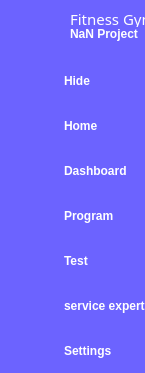
               <widget class="QFrame" name="leftMenuBg">
                <property name="minimumSize">
                 <size>
                  <width>0</width>
                  <height>0</height>
                 </size>
                </property>
                <property name="maximumSize">
                 <size>
                  <width>62</width>
                  <height>16777215</height>
                 </size>
                </property>
                <property name="styleSheet">
                 <string notr="true">background-color:rgb(108, 99, 255);</string>
                </property>
                <property name="frameShape">
                 <enum>QFrame::NoFrame</enum>
                </property>
                <property name="frameShadow">
                 <enum>QFrame::Raised</enum>
                </property>
                <layout class="QVBoxLayout" name="verticalLayout_23">
                 <property name="spacing">
                  <number>0</number>
                 </property>
                 <property name="leftMargin">
                  <number>0</number>
                 </property>
                 <property name="topMargin">
                  <number>0</number>
                 </property>
                 <property name="rightMargin">
                  <number>0</number>
                 </property>
                 <property name="bottomMargin">
                  <number>0</number>
                 </property>
                 <item>
                  <widget class="QFrame" name="topLogoInfo">
                   <property name="minimumSize">
                    <size>
                     <width>0</width>
                     <height>50</height>
                    </size>
                   </property>
                   <property name="maximumSize">
                    <size>
                     <width>16777215</width>
                     <height>50</height>
                    </size>
                   </property>
                   <property name="styleSheet">
                    <string notr="true"/>
                   </property>
                   <property name="frameShape">
                    <enum>QFrame::NoFrame</enum>
                   </property>
                   <property name="frameShadow">
                    <enum>QFrame::Raised</enum>
                   </property>
                   <widget class="QLabel" name="titleLeftApp">
                    <property name="geometry">
                     <rect>
                      <x>70</x>
                      <y>8</y>
                      <width>160</width>
                      <height>20</height>
                     </rect>
                    </property>
                    <property name="font">
                     <font>
                      <family>Segoe UI Semibold</family>
                      <pointsize>11</pointsize>
                      <italic>false</italic>
                      <bold>false</bold>
                     </font>
                    </property>
                    <property name="styleSheet">
                     <string notr="true">color: rgb(255, 255, 255);</string>
                    </property>
                    <property name="text">
                     <string>Fitness Gym</string>
                    </property>
                    <property name="alignment">
                     <set>Qt::AlignLeading|Qt::AlignLeft|Qt::AlignTop</set>
                    </property>
                   </widget>
                   <widget class="QLabel" name="titleLeftDescription">
                    <property name="geometry">
                     <rect>
                      <x>70</x>
                      <y>27</y>
                      <width>160</width>
                      <height>16</height>
                     </rect>
                    </property>
                    <property name="maximumSize">
                     <size>
                      <width>16777215</width>
                      <height>16</height>
                     </size>
                    </property>
                    <property name="font">
                     <font>
                      <family>Segoe UI</family>
                      <pointsize>9</pointsize>
                      <italic>false</italic>
                      <bold>true</bold>
                     </font>
                    </property>
                    <property name="styleSheet">
                     <string notr="true">color: rgb(255, 255, 255);</string>
                    </property>
                    <property name="text">
                     <string>NaN Project</string>
                    </property>
                    <property name="alignment">
                     <set>Qt::AlignLeading|Qt::AlignLeft|Qt::AlignTop</set>
                    </property>
                   </widget>
                   <widget class="QLabel" name="label_17">
                    <property name="geometry">
                     <rect>
                      <x>0</x>
                      <y>0</y>
                      <width>61</width>
                      <height>51</height>
                     </rect>
                    </property>
                    <property name="maximumSize">
                     <size>
                      <width>61</width>
                      <height>51</height>
                     </size>
                    </property>
                    <property name="text">
                     <string/>
                    </property>
                    <property name="pixmap">
                     <pixmap>../../../.designer/images/images/girl-g65e6d80c5_640.jpg</pixmap>
                    </property>
                    <property name="scaledContents">
                     <bool>true</bool>
                    </property>
                   </widget>
                  </widget>
                 </item>
                 <item>
                  <widget class="QFrame" name="leftMenuFrame">
                   <property name="minimumSize">
                    <size>
                     <width>0</width>
                     <height>0</height>
                    </size>
                   </property>
                   <property name="frameShape">
                    <enum>QFrame::NoFrame</enum>
                   </property>
                   <property name="frameShadow">
                    <enum>QFrame::Raised</enum>
                   </property>
                   <layout class="QVBoxLayout" name="verticalMenuLayout">
                    <property name="spacing">
                     <number>0</number>
                    </property>
                    <property name="leftMargin">
                     <number>0</number>
                    </property>
                    <property name="topMargin">
                     <number>8</number>
                    </property>
                    <property name="rightMargin">
                     <number>0</number>
                    </property>
                    <property name="bottomMargin">
                     <number>0</number>
                    </property>
                    <item>
                     <widget class="QFrame" name="toggleBox">
                      <property name="maximumSize">
                       <size>
                        <width>16777215</width>
                        <height>45</height>
                       </size>
                      </property>
                      <property name="frameShape">
                       <enum>QFrame::NoFrame</enum>
                      </property>
                      <property name="frameShadow">
                       <enum>QFrame::Raised</enum>
                      </property>
                      <layout class="QVBoxLayout" name="verticalLayout_24">
                       <property name="spacing">
                        <number>0</number>
                       </property>
                       <property name="leftMargin">
                        <number>0</number>
                       </property>
                       <property name="topMargin">
                        <number>0</number>
                       </property>
                       <property name="rightMargin">
                        <number>0</number>
                       </property>
                       <property name="bottomMargin">
                        <number>0</number>
                       </property>
                       <item>
                        <widget class="QPushButton" name="toggleButton">
                         <property name="sizePolicy">
                          <sizepolicy hsizetype="Expanding" vsizetype="Fixed">
                           <horstretch>0</horstretch>
                           <verstretch>0</verstretch>
                          </sizepolicy>
                         </property>
                         <property name="minimumSize">
                          <size>
                           <width>0</width>
                           <height>45</height>
                          </size>
                         </property>
                         <property name="font">
                          <font>
                           <family>Segoe UI</family>
                           <pointsize>-1</pointsize>
                           <italic>false</italic>
                           <bold>true</bold>
                          </font>
                         </property>
                         <property name="cursor">
                          <cursorShape>PointingHandCursor</cursorShape>
                         </property>
                         <property name="toolTip">
                          <string>hide</string>
                         </property>
                         <property name="layoutDirection">
                          <enum>Qt::LeftToRight</enum>
                         </property>
                         <property name="styleSheet">
                          <string notr="true">#toggleButton{
background-image: url(:/img/images/icons/icon_menu.png);
background-position: left center;
background-repeat: no-repeat;
border: none;
border-left: 20px solid transparent;
text-align: left;
padding-left: 44px;
color: rgb(255, 255, 255);
font-size:12px;
}
#toggleButton:hover{
	background-color:rgb(106, 106, 106);
}

</string>
                         </property>
                         <property name="text">
                          <string>Hide</string>
                         </property>
                         <property name="checkable">
                          <bool>true</bool>
                         </property>
                        </widget>
                       </item>
                      </layout>
                     </widget>
                    </item>
                    <item alignment="Qt::AlignTop">
                     <widget class="QFrame" name="topMenu">
                      <property name="frameShape">
                       <enum>QFrame::NoFrame</enum>
                      </property>
                      <property name="frameShadow">
                       <enum>QFrame::Raised</enum>
                      </property>
                      <layout class="QVBoxLayout" name="verticalLayout_25">
                       <property name="spacing">
                        <number>0</number>
                       </property>
                       <property name="leftMargin">
                        <number>0</number>
                       </property>
                       <property name="topMargin">
                        <number>0</number>
                       </property>
                       <property name="rightMargin">
                        <number>0</number>
                       </property>
                       <property name="bottomMargin">
                        <number>0</number>
                       </property>
                       <item>
                        <widget class="QPushButton" name="btn_home">
                         <property name="sizePolicy">
                          <sizepolicy hsizetype="Expanding" vsizetype="Fixed">
                           <horstretch>0</horstretch>
                           <verstretch>0</verstretch>
                          </sizepolicy>
                         </property>
                         <property name="minimumSize">
                          <size>
                           <width>0</width>
                           <height>45</height>
                          </size>
                         </property>
                         <property name="font">
                          <font>
                           <family>Segoe UI</family>
                           <pointsize>-1</pointsize>
                           <italic>false</italic>
                           <bold>true</bold>
                           <strikeout>false</strikeout>
                          </font>
                         </property>
                         <property name="cursor">
                          <cursorShape>PointingHandCursor</cursorShape>
                         </property>
                         <property name="toolTip">
                          <string>home</string>
                         </property>
                         <property name="layoutDirection">
                          <enum>Qt::LeftToRight</enum>
                         </property>
                         <property name="styleSheet">
                          <string notr="true">#btn_home{background-image:url(:/img/images/icons/cil-home.png);
background-position: left center;
background-repeat: no-repeat;
border: none;
border-left: 20px solid transparent;
text-align: left;
padding-left: 44px;
color: rgb(255, 255, 255);
font-size:12px;}

#btn_home:hover{
	background-color:rgb(106, 106, 106);

}</string>
                         </property>
                         <property name="text">
                          <string>Home</string>
                         </property>
                        </widget>
                       </item>
                       <item>
                        <widget class="QPushButton" name="btn_dashboard">
                         <property name="sizePolicy">
                          <sizepolicy hsizetype="Expanding" vsizetype="Fixed">
                           <horstretch>0</horstretch>
                           <verstretch>0</verstretch>
                          </sizepolicy>
                         </property>
                         <property name="minimumSize">
                          <size>
                           <width>0</width>
                           <height>45</height>
                          </size>
                         </property>
                         <property name="font">
                          <font>
                           <family>Segoe UI</family>
                           <pointsize>-1</pointsize>
                           <italic>false</italic>
                           <bold>true</bold>
                          </font>
                         </property>
                         <property name="cursor">
                          <cursorShape>PointingHandCursor</cursorShape>
                         </property>
                         <property name="toolTip">
                          <string>Dashboard</string>
                         </property>
                         <property name="layoutDirection">
                          <enum>Qt::LeftToRight</enum>
                         </property>
                         <property name="styleSheet">
                          <string notr="true">#btn_dashboard{

background-image:url(:/img/images/icons/cil-chart-line.png);
background-position: left center;
background-repeat: no-repeat;
border: none;
border-left: 20px solid transparent;
text-align: left;
padding-left: 44px;
color: rgb(255, 255, 255);
font-size:12px;
}

#btn_dashboard:hover{
		background-color:rgb(106, 106, 106);
}

</string>
                         </property>
                         <property name="text">
                          <string>Dashboard</string>
                         </property>
                        </widget>
                       </item>
                       <item>
                        <widget class="QPushButton" name="btn_program">
                         <property name="sizePolicy">
                          <sizepolicy hsizetype="Expanding" vsizetype="Fixed">
                           <horstretch>0</horstretch>
                           <verstretch>0</verstretch>
                          </sizepolicy>
                         </property>
                         <property name="minimumSize">
                          <size>
                           <width>0</width>
                           <height>45</height>
                          </size>
                         </property>
                         <property name="font">
                          <font>
                           <family>Segoe UI</family>
                           <pointsize>-1</pointsize>
                           <italic>false</italic>
                           <bold>true</bold>
                          </font>
                         </property>
                         <property name="cursor">
                          <cursorShape>PointingHandCursor</cursorShape>
                         </property>
                         <property name="toolTip">
                          <string>Calendrier</string>
                         </property>
                         <property name="layoutDirection">
                          <enum>Qt::LeftToRight</enum>
                         </property>
                         <property name="styleSheet">
                          <string notr="true">#btn_program{

background-image: url(:/img/images/icons/cil-calendar-check.png);
background-position: left center;
background-repeat: no-repeat;
border: none;
border-left: 20px solid transparent;
text-align: left;
padding-left: 44px;
color: rgb(255, 255, 255);
font-size:12px;

}
#btn_program:hover{
	background-color:rgb(106, 106, 106);

}

</string>
                         </property>
                         <property name="text">
                          <string>Program</string>
                         </property>
                        </widget>
                       </item>
                       <item>
                        <widget class="QPushButton" name="btn_test">
                         <property name="enabled">
                          <bool>true</bool>
                         </property>
                         <property name="sizePolicy">
                          <sizepolicy hsizetype="Expanding" vsizetype="Fixed">
                           <horstretch>0</horstretch>
                           <verstretch>0</verstretch>
                          </sizepolicy>
                         </property>
                         <property name="minimumSize">
                          <size>
                           <width>0</width>
                           <height>45</height>
                          </size>
                         </property>
                         <property name="font">
                          <font>
                           <family>Segoe UI</family>
                           <pointsize>-1</pointsize>
                           <italic>false</italic>
                           <bold>true</bold>
                          </font>
                         </property>
                         <property name="cursor">
                          <cursorShape>PointingHandCursor</cursorShape>
                         </property>
                         <property name="toolTip">
                          <string>Test de sante</string>
                         </property>
                         <property name="layoutDirection">
                          <enum>Qt::LeftToRight</enum>
                         </property>
                         <property name="styleSheet">
                          <string notr="true">#btn_test{
background-image: url(:/img/images/icons/cil-medical-cross.png);
background-position: left center;
background-repeat: no-repeat;
border: none;
border-left: 20px solid transparent;
text-align: left;
padding-left: 44px;
color: rgb(255, 255, 255);
font-size:12px;}

#btn_test:hover{
	background-color:rgb(106, 106, 106);

}





</string>
                         </property>
                         <property name="text">
                          <string>Test</string>
                         </property>
                        </widget>
                       </item>
                       <item>
                        <widget class="QPushButton" name="btn_messages">
                         <property name="sizePolicy">
                          <sizepolicy hsizetype="Expanding" vsizetype="Fixed">
                           <horstretch>0</horstretch>
                           <verstretch>0</verstretch>
                          </sizepolicy>
                         </property>
                         <property name="minimumSize">
                          <size>
                           <width>0</width>
                           <height>45</height>
                          </size>
                         </property>
                         <property name="font">
                          <font>
                           <family>Segoe UI</family>
                           <pointsize>-1</pointsize>
                           <italic>false</italic>
                           <bold>true</bold>
                          </font>
                         </property>
                         <property name="cursor">
                          <cursorShape>PointingHandCursor</cursorShape>
                         </property>
                         <property name="toolTip">
                          <string>contactez expert</string>
                         </property>
                         <property name="layoutDirection">
                          <enum>Qt::LeftToRight</enum>
                         </property>
                         <property name="styleSheet">
                          <string notr="true">#btn_messages{

background-image: url(:/img/images/icons/cil-comment-bubble.png);
background-position: left center;
background-repeat: no-repeat;
border: none;
border-left: 20px solid transparent;
text-align: left;
padding-left: 44px;
color: rgb(255, 255, 255);
font-size:12px;
}
#btn_messages:hover{
	background-color:rgb(106, 106, 106);
}
</string>
                         </property>
                         <property name="text">
                          <string>service expert</string>
                         </property>
                        </widget>
                       </item>
                      </layout>
                     </widget>
                    </item>
                    <item alignment="Qt::AlignBottom">
                     <widget class="QFrame" name="bottomMenu">
                      <property name="frameShape">
                       <enum>QFrame::NoFrame</enum>
                      </property>
                      <property name="frameShadow">
                       <enum>QFrame::Raised</enum>
                      </property>
                      <layout class="QVBoxLayout" name="verticalLayout_26">
                       <property name="spacing">
                        <number>0</number>
                       </property>
                       <property name="leftMargin">
                        <number>0</number>
                       </property>
                       <property name="topMargin">
                        <number>0</number>
                       </property>
                       <property name="rightMargin">
                        <number>0</number>
                       </property>
                       <property name="bottomMargin">
                        <number>0</number>
                       </property>
                       <item>
                        <widget class="QPushButton" name="toggleLeftBox">
                         <property name="sizePolicy">
                          <sizepolicy hsizetype="Expanding" vsizetype="Fixed">
                           <horstretch>0</horstretch>
                           <verstretch>0</verstretch>
                          </sizepolicy>
                         </property>
                         <property name="minimumSize">
                          <size>
                           <width>0</width>
                           <height>45</height>
                          </size>
                         </property>
                         <property name="font">
                          <font>
                           <family>Segoe UI</family>
                           <pointsize>-1</pointsize>
                           <italic>false</italic>
                           <bold>true</bold>
                          </font>
                         </property>
                         <property name="cursor">
                          <cursorShape>PointingHandCursor</cursorShape>
                         </property>
                         <property name="toolTip">
                          <string>settings</string>
                         </property>
                         <property name="layoutDirection">
                          <enum>Qt::LeftToRight</enum>
                         </property>
                         <property name="autoFillBackground">
                          <bool>false</bool>
                         </property>
                         <property name="styleSheet">
                          <string notr="true">#toggleLeftBox{

background-image: url(:/img/images/icons/cil-settings.png);	
background-position: left center;
background-repeat: no-repeat;
border: none;
border-left: 20px solid transparent;
text-align: left;
padding-left: 44px;
color: rgb(255, 255, 255);
font-size:12px;
}

#toggleLeftBox:hover{
	background-color:rgb(106, 106, 106);
}

</string>
                         </property>
                         <property name="text">
                          <string>Settings</string>
                         </property>
                         <property name="checkable">
                          <bool>true</bool>
                         </property>
                        </widget>
                       </item>
                      </layout>
                     </widget>
                    </item>
                   </layout>
                  </widget>
                 </item>
                </layout>
               </widget>
